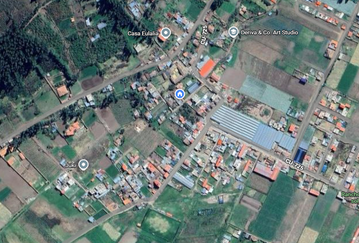
#> input picture Tema 8/calca_satelital.png, 359 x 243 px, shrunk from 1077 x 728 before the run
$ jupyter execute 'FUENTES_JHOJAN_Tema8 (1).ipynb'
#> lines starting #> are read from the running program, lines starting #| are printed output that depends on the picture; after the words box and inside, x2 and y2 are one past the last pixel; in counts of white or black regions, pixels touching at a corner belong together
[cell 1]
# ============================================================
# B1 en Python
# Equivalente al original en R (imager → scikit-image)
#   img  = imread('calca_satelital.png')
#   gray = rgb2gray(img)
#   crop = gray[10:150, 20:200]
# ============================================================
import os
import numpy as np
import matplotlib.pyplot as plt
from skimage import io, color
from skimage.util import img_as_float

ruta = "calca_satelital.png"

# img = imread('calca_satelital.png')
img = img_as_float(io.imread(ruta))          # escala a [0,1] como imager::load.image
if img.ndim == 3 and img.shape[2] == 4:      # quita canal alfa si existe
    img = img[:, :, :3]
#> img: shape (243, 359, 3) float64

# gray = rgb2gray(img)  (BT.601, igual que imager::grayscale)
if img.ndim == 3:
    gray = 0.299 * img[:, :, 0] + 0.587 * img[:, :, 1] + 0.114 * img[:, :, 2]
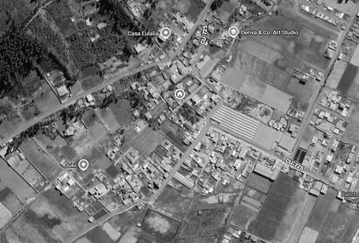
#> gray: shape (243, 359) float64; min 0.00268, max 1, mean 0.464
else:
    gray = img

# crop = gray[10:150, 20:200]
# Python: filas 10..149, columnas 20..199 (fin excluido)
crop = gray[10:150, 20:200]
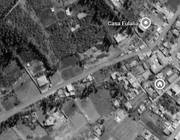
#> crop: shape (140, 180) float64; min 0.00268, max 1, mean 0.395

alto_c, ancho_c = crop.shape[:2]
#> alto_c = 140; ancho_c = 180
print(f"Dimensiones del recorte: {ancho_c} x {alto_c}")
#| Dimensiones del recorte: 180 x 140
# 180 x 140   (ancho x alto)

plt.imshow(crop, cmap="gray")
plt.title("Recorte B1")
plt.axis("off")
plt.show()


# ============================================================
# PARTE C - Canales, luminancia y ROI central 150 x 150
# ============================================================
ruta = 'calca_satelital.png'
carpeta = "/content"

img = img_as_float(io.imread(ruta))
if img.ndim == 3 and img.shape[2] == 4:
    img = img[:, :, :3]

alto, ancho = img.shape[:2]
#> alto = 243; ancho = 359
canales = img.shape[2] if img.ndim == 3 else 1
#> canales = 3

# ---- 1. Carga y metadatos ----
print(f"Ruta de acceso   : {os.path.abspath(ruta)}")
print(f"Clase del objeto : {type(img)}")
#| Clase del objeto : <class 'numpy.ndarray'>
print(f"Dimensiones      : {img.shape}  [Y, X, C]")
#| Dimensiones      : (243, 359, 3)  [Y, X, C]
print(f"Ancho x Alto     : {ancho} x {alto} px")
#| Ancho x Alto     : 359 x 243 px
print(f"Canales          : {canales}")
#| Canales          : 3
print(f"Rango de valores : {img.min():.3f} - {img.max():.3f}")
#| Rango de valores : 0.000 - 1.000

# ---- 2. Matrices de los canales R y B ----
if img.ndim == 3:
    canal_R = img[:, :, 0]
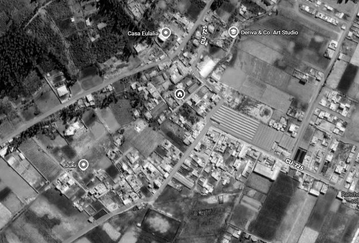
#> canal_R: shape (243, 359) float64; min 0, max 1, mean 0.43
    canal_B = img[:, :, 2]
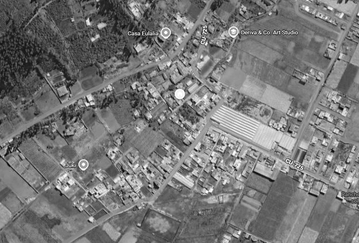
#> canal_B: shape (243, 359) float64; min 0, max 1, mean 0.468
else:
    canal_R = canal_B = img

print(f"Dim matriz R: {canal_R.shape} | media R: {canal_R.mean():.4f}")
#| Dim matriz R: (243, 359) | media R: 0.4303
print(f"Dim matriz B: {canal_B.shape} | media B: {canal_B.mean():.4f}")
#| Dim matriz B: (243, 359) | media B: 0.4678

# ---- 3. Luminancia BT.601 y su promedio ----
if img.ndim == 3:
    Y = 0.299 * img[:, :, 0] + 0.587 * img[:, :, 1] + 0.114 * img[:, :, 2]
else:
    Y = img

# Control con skimage (Rec.709: 0.2125, 0.7154, 0.0721) — puede diferir levemente
gray_control = color.rgb2gray(img) if img.ndim == 3 else img

print(f"Luminancia media Y (BT.601) = {Y.mean():.4f}")
#| Luminancia media Y (BT.601) = 0.4642
print(f"Control rgb2gray() (Rec.709) = {gray_control.mean():.4f}")
#| Control rgb2gray() (Rec.709) = 0.4691

# ---- 4. ROI central de 150 x 150 px ----
if ancho < 150 or alto < 150:
    raise ValueError(f"La imagen mide {ancho} x {alto} px; se necesita al menos 150 x 150 px.")

x0 = (ancho - 150) // 2
#> x0 = 104
y0 = (alto  - 150) // 2
#> y0 = 46

roi = img[y0:y0 + 150, x0:x0 + 150]
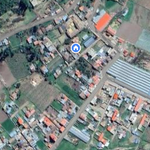
#> roi: shape (150, 150, 3) float64; mean R, G, B 0.505, 0.532, 0.525
assert roi.shape[0] == 150 and roi.shape[1] == 150

print(f"ROI central: {roi.shape[1]} x {roi.shape[0]} px")
#| ROI central: 150 x 150 px

plt.imshow(roi)
plt.title("ROI central 150 x 150 px")
plt.axis("off")
plt.show()


# ============================================================
# PARTE D - Suavizado, Otsu, histograma del canal Rojo (300 DPI)
# ============================================================
from scipy.ndimage import gaussian_filter
from skimage import filters

ruta = "calca_satelital.png"
carpeta = "/content"

img = img_as_float(io.imread(ruta))
if img.ndim == 3 and img.shape[2] == 4:
    img = img[:, :, :3]

print("\n===== PARTE D =====")

# ---- 1. Escala de grises + suavizado Gaussiano sigma = 2 ----
if img.ndim == 3:
    gris = 0.299 * img[:, :, 0] + 0.587 * img[:, :, 1] + 0.114 * img[:, :, 2]
else:
    gris = img

blur = gaussian_filter(gris, sigma=2)
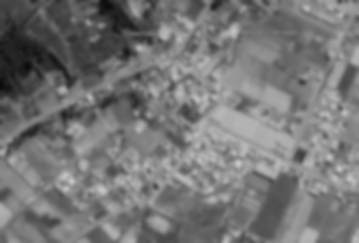
#> blur: shape (243, 359) float64; min 0.0406, max 0.783, mean 0.464

# ---- 2. Umbral automatico de Otsu ----
def otsu(x, nbins=256):
#> called with nbins = 256
    x = np.asarray(x).ravel()
    h, edges = np.histogram(x, bins=nbins, range=(x.min(), x.max()))
#> h = 256 values, max 889 at index 165, min 0 at index 253, mean 340.8; edges = 257 values from 0.0406 to 0.783
    p = h / h.sum()
#> p = 256 values, max 0.0102 at index 165, min 0 at index 253, mean 0.00391
    mids = (edges[:-1] + edges[1:]) / 2
#> mids = 256 values from 0.0421 to 0.781
    w0 = np.cumsum(p)
#> w0 = 256 values from 3.44e-05 to 1
    mu = np.cumsum(p * mids)
#> mu = 256 values from 1.45e-06 to 0.464
    sb = (mu[-1] * w0 - mu) ** 2 / (w0 * (1 - w0))   # varianza entre clases
#> sb = 256 values, max 0.0109 at index 136, min -5.55e-17 at index 255, mean 0.00543
    return mids[np.nanargmax(sb)]

t_opt = otsu(blur)
#> t_opt = 0.436
mask  = blur > t_opt                                # True = zona clara
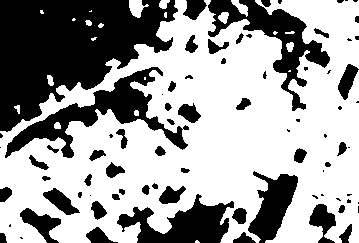
#> mask: shape (243, 359) bool; 62.5% white; 80 black regions (30 under 20 px), largest, box (x1, y1, x2, y2) and area: (0, 0, 178, 132) 13864, (5, 67, 189, 158) 4226, (208, 0, 330, 111) 3631

print(f"Umbral optimo (Otsu) = {t_opt:.4f}")
#| Umbral optimo (Otsu) = 0.4364
print(f"Cobertura segmentada = {100 * mask.mean():.1f} %")
#| Cobertura segmentada = 62.5 %

# Control con skimage
t_sk = filters.threshold_otsu(blur)
#> t_sk = 0.436
mask_auto = blur > t_sk
print(f"Umbral skimage Otsu  = {t_sk:.4f}")
#| Umbral skimage Otsu  = 0.4364
print(f"Coincidencia con threshold_otsu(): {100 * (mask == mask_auto).mean():.1f} %")
#| Coincidencia con threshold_otsu(): 100.0 %

# ---- 3 y 4. Figura compuesta y guardado a 300 DPI ----
rojo = (img[:, :, 0] if img.ndim == 3 else img).ravel()

def dibujar_figura():
    fig, axes = plt.subplots(1, 3, figsize=(10, 3.8))

    axes[0].imshow(img)
    axes[0].set_title("Imagen original")
    axes[0].axis("off")

    axes[1].imshow(mask, cmap="gray")
    axes[1].set_title("Mascara binaria (Otsu)")
    axes[1].axis("off")

    axes[2].hist(rojo, bins=64, color="firebrick", edgecolor="white")
    axes[2].set_title("Histograma canal Rojo")
    axes[2].set_xlabel("Intensidad (0-1)")
    axes[2].set_ylabel("Frecuencia")
    axes[2].axvline(t_opt, color="black", lw=2, ls="--",
                    label=f"Umbral Otsu = {t_opt:.3f}")
    axes[2].legend(loc="upper right", frameon=False)

    fig.tight_layout()
    return fig

fig = dibujar_figura()

# (b) Guardar a 300 DPI (10 x 3.8 in = 3000 x 1140 px)
salida_fig = os.path.join(carpeta, "resultado_D.png")
fig.savefig(salida_fig, dpi=300)
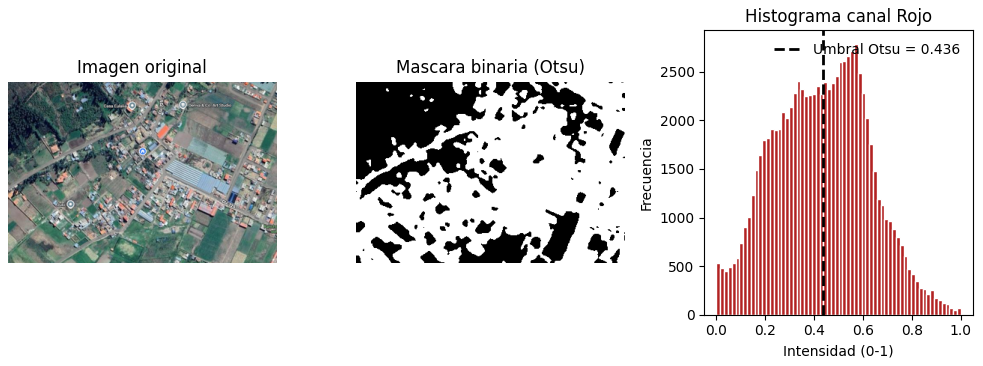
#> figure drawn by matplotlib, 3 panels; panel 3: tallest bar 2786 high, from x = 0.562 to 0.578
print(f"Figura guardada en: {salida_fig}  (300 DPI)")

# (a) Mostrar en pantalla
plt.show()
plt.close(fig)
